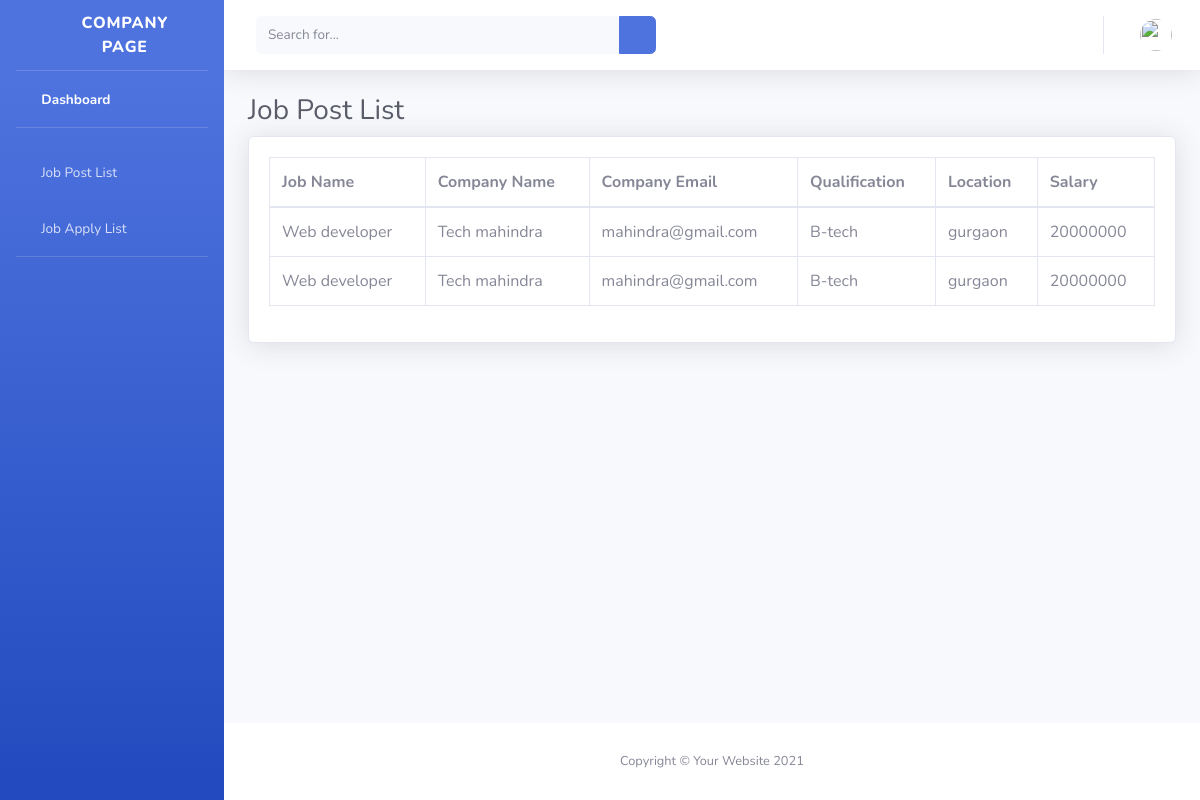
Screenshot of /jobpostlist with the database file from the repository.
### app/models.py (models this page shows)
class JobDetails(models.Model):
    company_id = models.ForeignKey(Company , on_delete=models.CASCADE,default='0')
    job_name = models.CharField(max_length=250)
    company_name = models.CharField(max_length=250)
    company_address = models.CharField(max_length=250)
    job_description = models.CharField(max_length=550)
    qualification = models.CharField(max_length=250)
    resposibilities = models.CharField(max_length=250)
    location = models.CharField(max_length=250)
    company_website = models.CharField(max_length=250)
    company_email = models.CharField(max_length=250)
    company_contact = models.CharField(max_length=250)
    salary = models.CharField(max_length=250)
    experience = models.CharField(max_length=250)

### app/views.py (the view)
# urls.py: path("jobpostlist",views.jobPostList,name="jobpostlist"),
def jobPostList(request):
    jobposts = JobDetails.objects.all()
    return render(request,'company/jobpostlist.html',{'jobposts':jobposts})

### app/templates/company/jobpostlist.html
{% extends 'company/base1.html' %}
{% block body %}
<div class="container-fluid">
    <h1 class="h3 mb-2 text-gray-800">Job Post List</h1>
    <div class="card shadow mb-4">
        <div class="card-body">
            <div class="table-responsive">
                <table class="table table-bordered" id="dataTable" width="100%" cellspacing="0">
                    <thead>
                        <tr>
                            <th>Job Name</th>
                            <th>Company Name</th>
                            <th>Company Email</th>
                            <th>Qualification</th>
                            <th>Location</th>
                            <th>Salary</th>
                        </tr>
                    </thead>
                    {% if jobposts %}
                    <tbody>
                        {% for job in jobposts %}
                        <tr>
                            <td>{{job.job_name}}</td>
                            <td>{{job.company_name}}</td>
                            <td>{{job.company_email}}</td>
                            <td>{{job.qualification}}</td>
                            <td>{{job.location}}</td>
                            <td>{{job.salary}}</td>
                        </tr>
                        {% endfor %}
                    </tbody>
                    {% endif %}
                </table>
            </div>
        </div>
    </div>
</div>
</div>
{% endblock body %}

### rows the page displays
JobDetails: job_name "Web developer", company_name "Tech mahindra", company_email "mahindra@gmail.com", qualification "B-tech", location "gurgaon", salary "20000000"
JobDetails: job_name "Web developer", company_name "Tech mahindra", company_email "mahindra@gmail.com", qualification "B-tech", location "gurgaon", salary "20000000"
